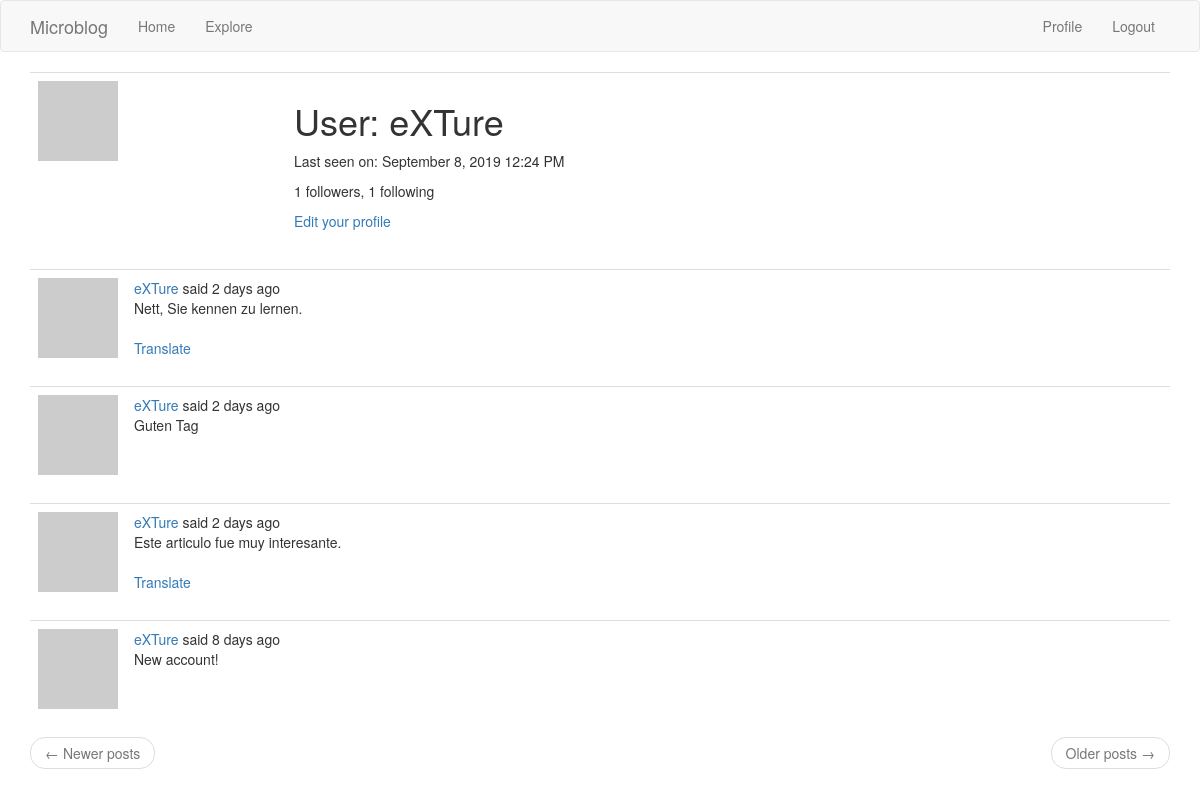
Page /user/eXTure (signed in) on the earlier database version.
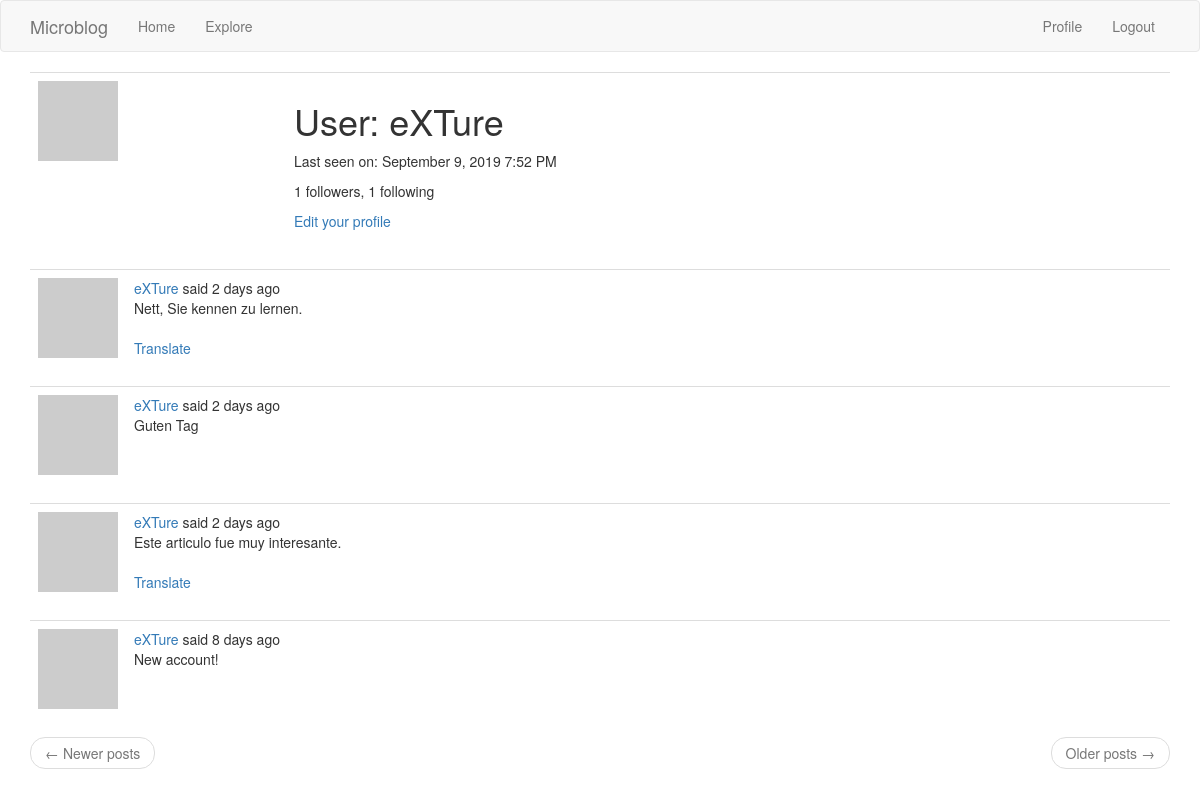
Same page on the later database version.
### app/models.py (models this page shows, shortened)
class User(UserMixin, db.Model):
    id = db.Column(db.Integer, primary_key=True)
    username = db.Column(db.String(64), index=True, unique=True)
    email = db.Column(db.String(120), index=True, unique=True)
    password_hash = db.Column(db.String(128))
    posts = db.relationship('Post', backref='author', lazy='dynamic')
    about_me = db.Column(db.String(140))
    last_seen = db.Column(db.DateTime, default=datetime.utcnow)
    followed = db.relationship(
        'User', secondary=followers,
        primaryjoin=(followers.c.follower_id == id),
        secondaryjoin=(followers.c.followed_id == id),
        backref=db.backref('followers', lazy='dynamic'), lazy='dynamic')
    def avatar(self, size):
        digest = md5(self.email.lower().encode('utf-8')).hexdigest()
        return 'https://www.gravatar.com/avatar/{}?d=identicon&s={}'.format(
            digest, size)

class Post(db.Model):
    __searchable__ = ['body']
    id = db.Column(db.Integer, primary_key=True)
    body = db.Column(db.String(140))
    timestamp = db.Column(db.DateTime, index=True, default=datetime.utcnow)
    user_id = db.Column(db.Integer, db.ForeignKey('user.id'))
    language = db.Column(db.String(5))

### app/main/routes.py (the view)
@bp.route('/user/<username>')
@login_required
def user(username):
    user = User.query.filter_by(username=username).first_or_404()
    page = request.args.get('page', 1, type=int)
    posts = user.posts.order_by(Post.timestamp.desc()).paginate(
        page, current_app.config['POSTS_PER_PAGE'], False)
    next_url = url_for('main.user', username=user.username,
                       page=posts.next_num) if posts.has_next else None
    prev_url = url_for('main.user', username=user.username,
                       page=posts.prev_num) if posts.has_prev else None
    return render_template('user.html', user=user, posts=posts.items,
                           next_url=next_url, prev_url=prev_url)

### app/main/routes.py (called while the page is built)
@bp.before_app_request
def before_request():
    if current_user.is_authenticated:
        current_user.last_seen = datetime.utcnow()
        db.session.commit()
    g.locale = str(get_locale())

### app/models.py (called while the page is built)
@login.user_loader
def load_user(id):
    return User.query.get(int(id))

### app/templates/user.html (shortened to what this page needs)
{% extends "base.html" %}
{% block app_content %}
    <table class="table table-hover">
        <tr>
            <td width="256px"><img src="{{ user.avatar(256) }}"></td>
            <td>
                <h1>{{ _('User') }}: {{ user.username }}</h1>
                {% if user.last_seen %}
                <p>{{ _('Last seen on') }}: {{ moment(user.last_seen).format('LLL') }}</p>
                {% endif %}
                <p>{{ _('%(count)d followers', count=user.followers.count()) }}, {{ _('%(count)d following', count=user.followed.count()) }}</p>
                {% if user == current_user %}
                <p><a href="{{ url_for('main.edit_profile') }}">{{ _('Edit your profile') }}</a></p>
                {% elif not current_user.is_following(user) %}
                <p><a href="{{ url_for('main.follow', username=user.username) }}">{{ _('Follow') }}</a></p>
                {% else %}
                <p><a href="{{ url_for('main.unfollow', username=user.username) }}">{{ _('Unfollow') }}</a></p>
                {% endif %}
            </td>
        </tr>
    </table>
    {% for post in posts %}
        {% include '_post.html' %}
    {% endfor %}
    <nav aria-label="...">
        <ul class="pager">
            <li class="previous{% if not prev_url %} disabled{% endif %}">
                <a href="{{ prev_url or '#' }}">
                    <span aria-hidden="true">&larr;</span> {{ _('Newer posts') }}
                </a>
            </li>
            <li class="next{% if not next_url %} disabled{% endif %}">
                <a href="{{ next_url or '#' }}">
                    {{ _('Older posts') }} <span aria-hidden="true">&rarr;</span>
                </a>
            </li>
        </ul>
    </nav>
{% endblock %}

### app/templates/base.html (shortened to what this page needs)
{% extends 'bootstrap/base.html' %}
{% block navbar %}
    <nav class="navbar navbar-default">
        <div class="container">
            <div class="navbar-header">
                <a class="navbar-brand" href="{{ url_for('main.index') }}">Microblog</a>
            </div>
            <div class="collapse navbar-collapse" id="bs-example-navbar-collapse-1">
                <ul class="nav navbar-nav">
                    <li><a href="{{ url_for('main.index') }}">{{ _('Home') }}</a></li>
                    <li><a href="{{ url_for('main.explore') }}">{{ _('Explore') }}</a></li>
                </ul>
                <ul class="nav navbar-nav navbar-right">
                    {% if current_user.is_anonymous %}
                    <li><a href="{{ url_for('auth.login') }}">{{ _('Login') }}</a></li>
                    {% else %}
                    <li><a href="{{ url_for('main.user', username=current_user.username) }}">{{ _('Profile') }}</a></li>
                    <li><a href="{{ url_for('auth.logout') }}">{{ _('Logout') }}</a></li>
                    {% endif %}
                </ul>
            </div>
        </div>
    </nav>
{% endblock %}
{% block content %}
    <div class="container">
        {% block app_content %}{% endblock %}
    </div>
{% endblock %}

### app/templates/_post.html (shortened to what this page needs)
    <table class="table table-hover">
        <tr>
            <td width="70px">
                <a href="{{ url_for('main.user', username=post.author.username) }}">
                    <img src="{{ post.author.avatar(70) }}" />
                </a>
            </td>
            <td>
                {{ _('%(username)s said %(when)s',
                    username=user_link, when=moment(post.timestamp).fromNow()) }}
                <br>
                <span id="post{{ post.id }}">{{ post.body }}</span>
                {% if post.language and post.language != g.locale %}
                <br><br>
                <span id="translation{{ post.id }}">
                    <a href="javascript:translate(
                                '#post{{ post.id }}',
                                '#translation{{ post.id }}',
                                '{{ post.language }}',
                                '{{ g.locale }}');">{{ _('Translate') }}</a>
                </span>
                {% endif %}
            </td>
        </tr>
    </table>

Differences in the rows shown:
changed User "eXTure": last_seen "September 8, 2019 12:24 PM" → "September 9, 2019 7:52 PM"
